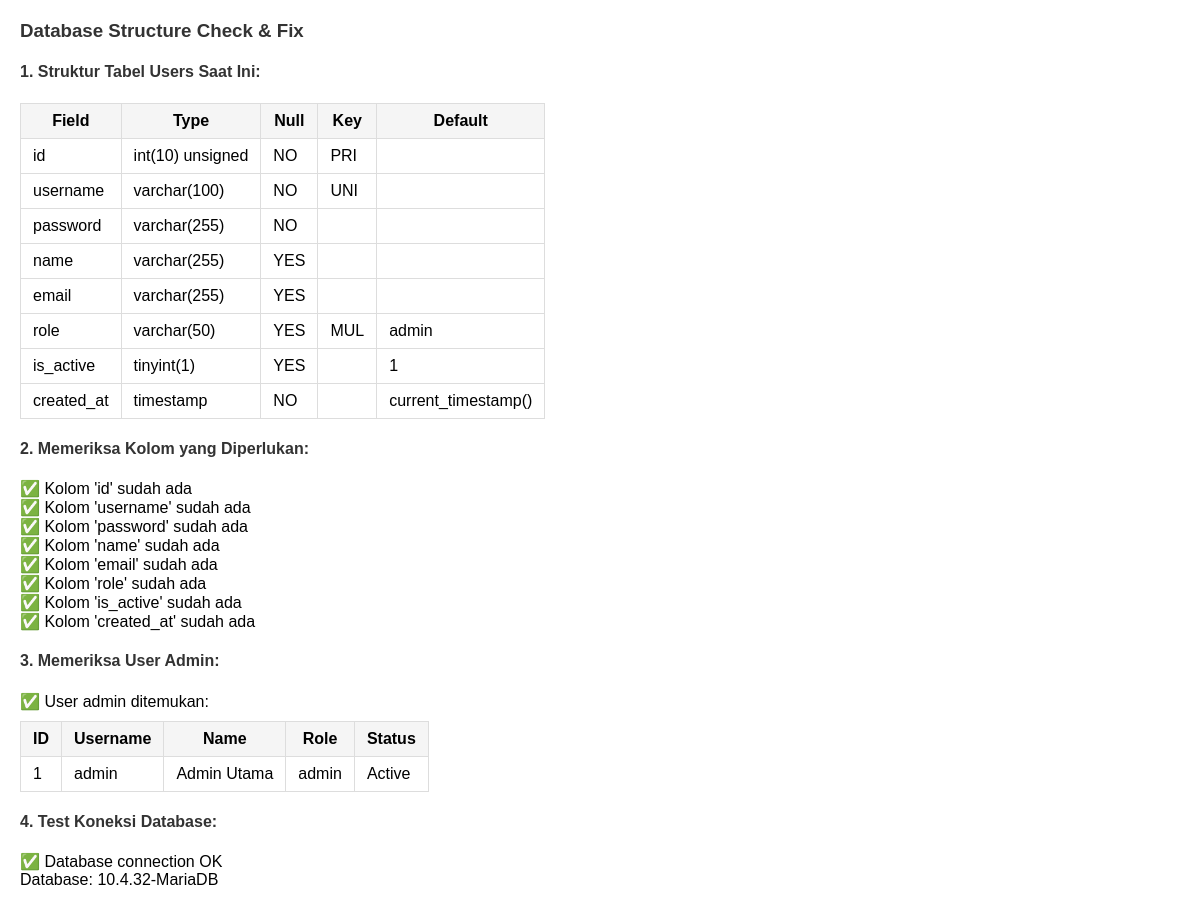
The page /utils/fix_database.php on the database its author committed.
### tables this page shows
CREATE TABLE `users` (
  `id` int(10) UNSIGNED NOT NULL,
  `username` varchar(100) NOT NULL,
  `password` varchar(255) NOT NULL,
  `name` varchar(255) DEFAULT NULL,
  `email` varchar(255) DEFAULT NULL,
  `role` varchar(50) DEFAULT 'admin',
  `is_active` tinyint(1) DEFAULT 1,
  `created_at` timestamp NOT NULL DEFAULT current_timestamp()
);

### utils/fix_database.php (the view, shortened to what this page needs)
<?php
require_once '../app/config/db_connect.php';
echo "<h3>Database Structure Check & Fix</h3>";
echo "<h4>1. Struktur Tabel Users Saat Ini:</h4>";
$result = $conn->query("DESCRIBE users");
if ($result) {
    echo "<table border='1' style='border-collapse: collapse; margin: 10px 0;'>";
    echo "<tr><th>Field</th><th>Type</th><th>Null</th><th>Key</th><th>Default</th></tr>";
    $columns = [];
    while ($row = $result->fetch_assoc()) {
        $columns[] = $row['Field'];
        echo "<tr>";
        echo "<td>{$row['Field']}</td>";
        echo "<td>{$row['Type']}</td>";
        echo "<td>{$row['Null']}</td>";
        echo "<td>{$row['Key']}</td>";
        echo "<td>{$row['Default']}</td>";
        echo "</tr>";
    }
    echo "</table>";
    echo "<h4>2. Memeriksa Kolom yang Diperlukan:</h4>";
    $required_columns = ['id', 'username', 'password', 'name', 'email', 'role', 'is_active', 'created_at'];
    foreach ($required_columns as $col) {
        if (in_array($col, $columns)) {
            echo "✅ Kolom '$col' sudah ada<br>";
        }
    }
} else {
    echo "❌ Tidak dapat mengakses tabel users: " . $conn->error . "<br>";
}
echo "<h4>3. Memeriksa User Admin:</h4>";
$result = $conn->query("SELECT * FROM users WHERE role IN ('admin', 'superadmin') LIMIT 5");
if ($result && $result->num_rows > 0) {
    echo "✅ User admin ditemukan:<br>";
    echo "<table border='1' style='border-collapse: collapse; margin: 10px 0;'>";
    echo "<tr><th>ID</th><th>Username</th><th>Name</th><th>Role</th><th>Status</th></tr>";
    while ($user = $result->fetch_assoc()) {
        $status = isset($user['is_active']) ? ($user['is_active'] ? 'Active' : 'Inactive') : 'Unknown';
        echo "<tr>";
        echo "<td>{$user['id']}</td>";
        echo "<td>{$user['username']}</td>";
        echo "<td>{$user['name']}</td>";
        echo "<td>{$user['role']}</td>";
        echo "<td>{$status}</td>";
        echo "</tr>";
    }
    echo "</table>";
}
echo "<h4>4. Test Koneksi Database:</h4>";
if ($conn->ping()) {
    echo "✅ Database connection OK<br>";
    echo "Database: " . $conn->get_server_info() . "<br>";
} else {
    echo "❌ Database connection failed<br>";
}
?>

### utils/fix_database.php (style rules this page uses)
table { border-collapse: collapse; }
th, td { padding: 8px 12px; border: 1px solid #ddd; }
th { background-color: #f5f5f5; }
h3, h4 { color: #333; }

### rows shown on the page
users: id "1", username "admin", name "Admin Utama", role "admin", is_active "Active"

### other values the page prints
$row['Field'] "id"
$row['Type'] "int(10) unsigned"
$row['Null'] "NO"
$row['Key'] "PRI"
$row['Field'] "username"
$row['Type'] "varchar(100)"
$row['Key'] "UNI"
$row['Field'] "password"
$row['Type'] "varchar(255)"
$row['Field'] "name"
$row['Null'] "YES"
$row['Field'] "email"
$row['Field'] "role"
$row['Type'] "varchar(50)"
$row['Key'] "MUL"
